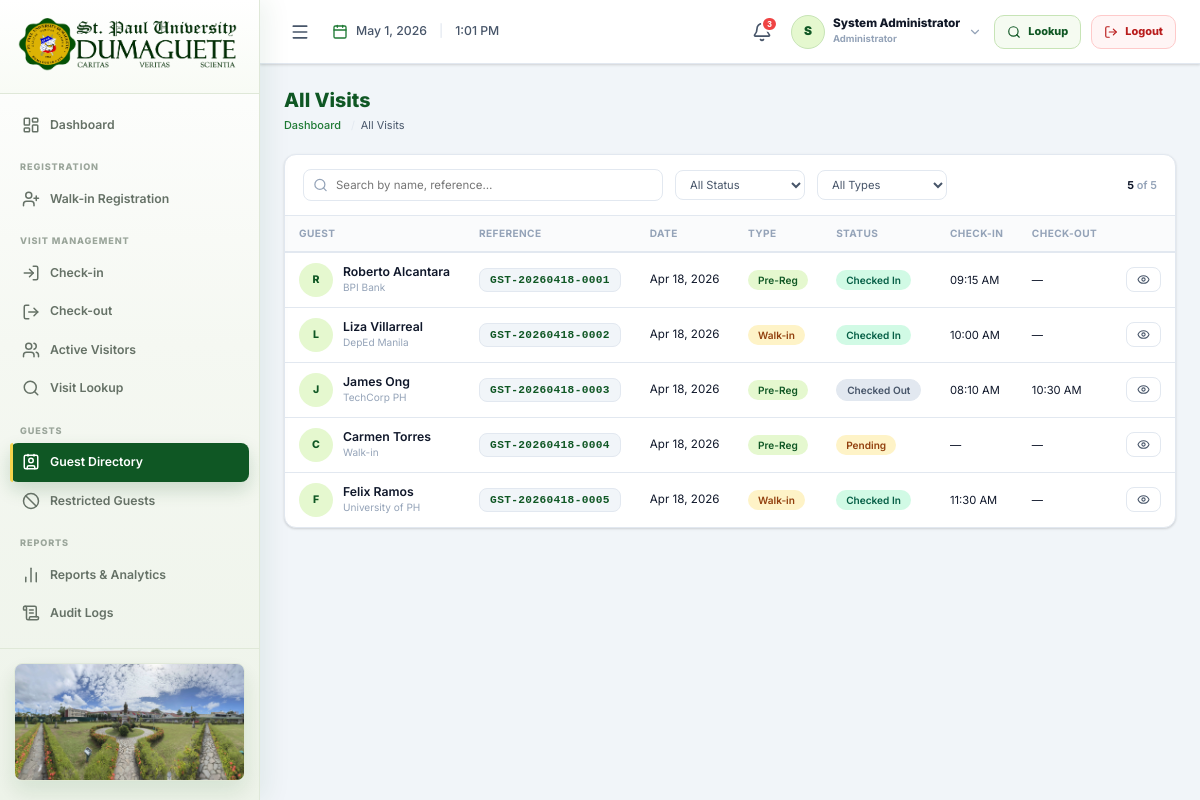
Screenshot of /public/visits/list.php (signed in) with the database file from the repository.
### tables this page shows
CREATE TABLE IF NOT EXISTS `guest_visits` (
  `visit_id` INT(11) NOT NULL AUTO_INCREMENT,
  `guest_id` INT(11) NOT NULL,
  `visit_reference` VARCHAR(30) NOT NULL UNIQUE,        
  `qr_token` VARCHAR(100) DEFAULT NULL UNIQUE,          
  `registration_type` ENUM('pre_registered','walk_in') NOT NULL DEFAULT 'walk_in',
  `purpose_of_visit` TEXT NOT NULL,
  `visit_date` DATE NOT NULL,                           
  `expected_time_in` TIME DEFAULT NULL,                 
  `expected_time_out` TIME DEFAULT NULL,                
  `actual_check_in` DATETIME DEFAULT NULL,              
  `actual_check_out` DATETIME DEFAULT NULL,             
  `overall_status` ENUM('pending','checked_in','checked_out','cancelled','overstayed') NOT NULL DEFAULT 'pending',
  `has_vehicle` TINYINT(1) NOT NULL DEFAULT 0,
  `pass_number` VARCHAR(50) DEFAULT NULL,               
  `processed_by_guard_id` INT(11) DEFAULT NULL,         
  `notes` TEXT DEFAULT NULL,
  `created_at` DATETIME NOT NULL DEFAULT CURRENT_TIMESTAMP,
  `updated_at` DATETIME NOT NULL DEFAULT CURRENT_TIMESTAMP ON UPDATE CURRENT_TIMESTAMP,
  PRIMARY KEY (`visit_id`),
  FOREIGN KEY (`guest_id`) REFERENCES `guests`(`guest_id`) ON DELETE RESTRICT ON UPDATE CASCADE,
  FOREIGN KEY (`processed_by_guard_id`) REFERENCES `users`(`user_id`) ON DELETE SET NULL ON UPDATE CASCADE,
  INDEX `idx_visit_ref` (`visit_reference`),
  INDEX `idx_visit_qr` (`qr_token`),
  INDEX `idx_visit_date` (`visit_date`),
  INDEX `idx_visit_status` (`overall_status`)
);

CREATE TABLE IF NOT EXISTS `guests` (
  `guest_id` INT(11) NOT NULL AUTO_INCREMENT,
  `full_name` VARCHAR(150) NOT NULL,
  `contact_number` VARCHAR(20) DEFAULT NULL,
  `email` VARCHAR(150) DEFAULT NULL,
  `organization` VARCHAR(150) DEFAULT NULL,             
  `address` TEXT DEFAULT NULL,
  `id_type` VARCHAR(80) DEFAULT NULL,                   
  `id_number_masked` VARCHAR(50) DEFAULT NULL,          
  `photo_filename` VARCHAR(255) DEFAULT NULL,           
  `is_restricted` TINYINT(1) NOT NULL DEFAULT 0,        
  `restriction_reason` TEXT DEFAULT NULL,
  `created_at` DATETIME NOT NULL DEFAULT CURRENT_TIMESTAMP,
  `updated_at` DATETIME NOT NULL DEFAULT CURRENT_TIMESTAMP ON UPDATE CURRENT_TIMESTAMP,
  PRIMARY KEY (`guest_id`),
  INDEX `idx_guest_name` (`full_name`),
  INDEX `idx_guest_contact` (`contact_number`)
);

### includes/auth.php (called while the page is built, shortened)
<?php
require_once __DIR__ . '/helpers.php';
function getDashboardUrl(): string {
    return match ($_SESSION['user_role'] ?? '') {
        ROLE_ADMIN              => APP_URL . '/public/dashboard/admin.php',
        ROLE_GUARD              => APP_URL . '/public/dashboard/guard.php',
        ROLE_OFFICE_STAFF       => APP_URL . '/public/dashboard/office.php',
        ROLE_GUEST_HOUSE_STAFF  => APP_URL . '/public/dashboard/guest_house.php',
        default                 => APP_URL . '/public/auth/login.php',
    };
}

### includes/helpers.php (called while the page is built, shortened)
<?php
function e(string $str): string {
    return htmlspecialchars($str, ENT_QUOTES, 'UTF-8');
}
function formatDate(?string $date, string $format = 'M d, Y'): string {
    return date($format, strtotime($date));
}
function formatTime(?string $time): string {
    if (!$time) return '—';
    return date('h:i A', strtotime($time));
}
function statusLabel(string $status): string {
    return match ($status) {
        'pending'        => 'Pending',
        'checked_in'     => 'Checked In',
        'checked_out'    => 'Checked Out',
        'cancelled'      => 'Cancelled',
        'overstayed'     => 'Overstayed',
        'arrived'        => 'Arrived',
        'in_service'     => 'In Service',
        'completed'      => 'Completed',
        'pre_registered' => 'Pre-Registered',
        'walk_in'        => 'Walk-in',
        'admin'          => 'Administrator',
        'guard'          => 'Guard / Reception',
        'office_staff'   => 'Office Staff',
        'guest_house_staff' => 'Guest House Staff',
        'reserved'       => 'Expected',
        'occupied'       => 'Occupied',
        'no_show'        => 'No-show',
        'available'      => 'Available',
        'maintenance'    => 'Maintenance',
        'inactive'       => 'Inactive',
        default          => ucfirst(str_replace('_', ' ', $status)),
    };
}

### public/visits/list.php (the view, shortened to what this page needs)
<?php
require_once __DIR__ . '/../../includes/auth.php';
require_once __DIR__ . '/../../includes/helpers.php';
$pageTitle = 'All Visits'; $db = getDB();
$where = '1=1'; $params = [];
$stmt = $db->prepare("SELECT gv.visit_id, gv.visit_reference, gv.visit_date, gv.overall_status, gv.registration_type, gv.actual_check_in, gv.actual_check_out, g.full_name AS guest_name, g.organization FROM guest_visits gv JOIN guests g ON gv.guest_id=g.guest_id WHERE {$where} ORDER BY gv.visit_date DESC, gv.created_at DESC LIMIT 500");
$stmt->execute($params);
$visits = $stmt->fetchAll(); $total = count($visits);
include __DIR__ . '/../../includes/header.php';
?>
<div class="page-top">
  <div><div class="page-title">All Visits</div>
  <ul class="breadcrumb"><li><a href="<?= getDashboardUrl() ?>">Dashboard</a></li><li>All Visits</li></ul></div>
</div>
<div class="card">
  <div class="table-toolbar">
    <div class="table-search"><i data-lucide="search" class="table-search-icon"></i>
      <input type="text" id="searchInput" placeholder="Search by name, reference…" autocomplete="off"></div>
    <select class="table-filter" id="statusFilter">
      <option value="">All Status</option><option value="pending">Pending</option><option value="checked_in">Checked In</option><option value="checked_out">Checked Out</option><option value="cancelled">Cancelled</option>
    </select>
    <select class="table-filter" id="typeFilter">
      <option value="">All Types</option><option value="walk_in">Walk-in</option><option value="pre_registered">Pre-Registered</option>
    </select>
    <div class="table-count"><span id="visibleCount"><?= $total ?></span> of <?= $total ?></div>
  </div>
  <div class="table-responsive">
    <table class="data-table" id="tbl">
      <thead><tr><th>Guest</th><th>Reference</th><th>Date</th><th>Type</th><th>Status</th><th>Check-In</th><th>Check-Out</th><th></th></tr></thead>
      <tbody>
      <?php foreach ($visits as $v): ?>
      <tr data-status="<?= $v['overall_status'] ?>" data-type="<?= $v['registration_type'] ?>">
        <td>
          <div class="guest-cell">
            <div class="guest-avatar"><?= strtoupper(substr($v['guest_name'],0,1)) ?></div>
            <div><div class="guest-name"><?= e($v['guest_name']) ?></div><div class="guest-ref"><?= e($v['organization']??'') ?></div></div>
          </div>
        </td>
        <td><span class="ref-chip"><?= e($v['visit_reference']) ?></span></td>
        <td style="font-size:.83rem;"><?= formatDate($v['visit_date']) ?></td>
        <td><span class="badge <?= $v['registration_type']==='walk_in'?'badge-warning':'badge-blue' ?>"><?= $v['registration_type']==='walk_in'?'Walk-in':'Pre-Reg' ?></span></td>
        <td><?php
          $sc = match($v['overall_status']) { 'pending'=>'badge-warning','checked_in'=>'badge-success','checked_out'=>'badge-secondary','cancelled'=>'badge-danger','overstayed'=>'badge-danger',default=>'badge-secondary' };
        ?><span class="badge <?= $sc ?>"><?= statusLabel($v['overall_status']) ?></span></td>
        <td style="font-size:.8rem;"><?= formatTime($v['actual_check_in']) ?></td>
        <td style="font-size:.8rem;"><?= formatTime($v['actual_check_out']) ?></td>
        <td><a href="<?= APP_URL ?>/public/visits/view.php?id=<?= $v['visit_id'] ?>" class="btn-tbl btn-tbl-outline"><i data-lucide="eye"></i></a></td>
      </tr>
      <?php endforeach; ?>
      </tbody>
    </table>
  </div>
</div>
<?php include __DIR__ . '/../../includes/footer.php'; ?>

### rows the page displays
guest_visits: guest.full_name "R", guest.full_name "Roberto Alcantara", guest.organization "BPI Bank", visit_reference "GST-20260418-0001", visit_date "Apr 18, 2026", registration_type "Pre-Reg", overall_status "Checked In", actual_check_in "09:15 AM", actual_check_out "—"
guest_visits: guest.full_name "L", guest.full_name "Liza Villarreal", guest.organization "DepEd Manila", visit_reference "GST-20260418-0002", visit_date "Apr 18, 2026", registration_type "Walk-in", overall_status "Checked In", actual_check_in "10:00 AM", actual_check_out "—"
guest_visits: guest.full_name "J", guest.full_name "James Ong", guest.organization "TechCorp PH", visit_reference "GST-20260418-0003", visit_date "Apr 18, 2026", registration_type "Pre-Reg", overall_status "Checked Out", actual_check_in "08:10 AM", actual_check_out "10:30 AM"
guest_visits: guest.full_name "C", guest.full_name "Carmen Torres", guest.organization "Walk-in", visit_reference "GST-20260418-0004", visit_date "Apr 18, 2026", registration_type "Pre-Reg", overall_status "Pending", actual_check_in "—", actual_check_out "—"
guest_visits: guest.full_name "F", guest.full_name "Felix Ramos", guest.organization "University of PH", visit_reference "GST-20260418-0005", visit_date "Apr 18, 2026", registration_type "Walk-in", overall_status "Checked In", actual_check_in "11:30 AM", actual_check_out "—"

### other values shown
substr(currentUserName(), 0, 1) "S"
currentUserName() "System Administrator"
statusLabel(currentUserRole()) "Administrator"
$quickActionLabel "Lookup"
$total "5"
